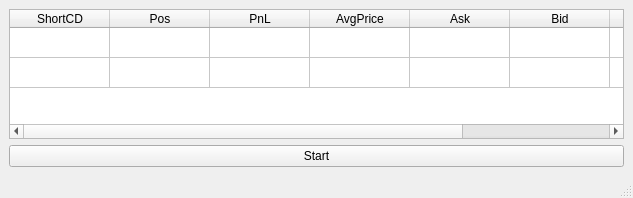
<?xml version="1.0" encoding="UTF-8"?>
<ui version="4.0">
 <class>MainWindow</class>
 <widget class="QMainWindow" name="MainWindow">
  <property name="geometry">
   <rect>
    <x>0</x>
    <y>0</y>
    <width>633</width>
    <height>198</height>
   </rect>
  </property>
  <property name="windowTitle">
   <string>AutoOTMTrader</string>
  </property>
  <widget class="QWidget" name="centralwidget">
   <layout class="QVBoxLayout" name="verticalLayout">
    <item>
     <widget class="QTableWidget" name="tableWidget">
      <property name="editTriggers">
       <set>QAbstractItemView::NoEditTriggers</set>
      </property>
      <property name="sortingEnabled">
       <bool>false</bool>
      </property>
      <property name="rowCount">
       <number>2</number>
      </property>
      <attribute name="verticalHeaderVisible">
       <bool>false</bool>
      </attribute>
      <row/>
      <row/>
      <column>
       <property name="text">
        <string>ShortCD</string>
       </property>
      </column>
      <column>
       <property name="text">
        <string>Pos</string>
       </property>
      </column>
      <column>
       <property name="text">
        <string>PnL</string>
       </property>
      </column>
      <column>
       <property name="text">
        <string>AvgPrice</string>
       </property>
      </column>
      <column>
       <property name="text">
        <string>Ask</string>
       </property>
      </column>
      <column>
       <property name="text">
        <string>Bid</string>
       </property>
      </column>
      <column>
       <property name="text">
        <string>LivePos</string>
       </property>
      </column>
      <column>
       <property name="text">
        <string>OrdPrice</string>
       </property>
      </column>
     </widget>
    </item>
    <item>
     <widget class="QPushButton" name="pushButton_Start">
      <property name="text">
       <string>Start</string>
      </property>
     </widget>
    </item>
   </layout>
  </widget>
  <widget class="QMenuBar" name="menubar">
   <property name="geometry">
    <rect>
     <x>0</x>
     <y>0</y>
     <width>633</width>
     <height>21</height>
    </rect>
   </property>
  </widget>
  <widget class="QStatusBar" name="statusbar"/>
 </widget>
 <resources/>
 <connections/>
</ui>
